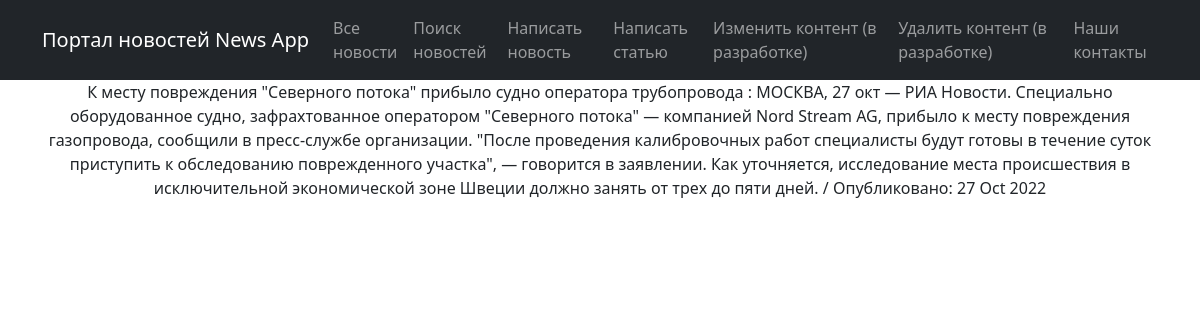
/news/6, run on the app's committed database.
### news_app/models.py (models this page shows, shortened)
class Post(models.Model):
	NEWS = 'NW'
	ARTICLE = 'AR'
	POST_TYPE = (
		(NEWS, 'Новость'),
		(ARTICLE, 'Статья')
	)
	categoryType = models.CharField(max_length=2, choices=POST_TYPE, default=ARTICLE)
	postTime = models.DateTimeField(auto_now_add=True)
	title = models.CharField(max_length=128)
	content = models.TextField()
	rating = models.SmallIntegerField(default=0)
	author = models.ForeignKey(Author, on_delete=models.CASCADE)
	category = models.ManyToManyField(Category, through='PostCategory')

### news_app/views.py (the view)
# urls.py: path('<int:pk>', PostDetail.as_view(), name='posts_detail'),
class PostDetail(DetailView):
    raise_exception = True
    model = Post
    template_name = 'post.html'
    context_object_name = 'post'

### news_app/templatetags/custom_filters.py (called while the page is built)
@register.filter()
def censor(value):
	stop_list_words = ['сосала', 'валят']
	for word in value.split():
		if word.lower() in stop_list_words:
			value = value.replace(word, f'{word[0]}{"*" * (len(word)-1)}')
	return value

### templates/post.html (shortened to what this page needs)
{% extends 'flatpages/default.html' %}
{% load custom_filters %}
{% block content %}
    <td>{{   post.title   }} : </td>
    <td>{{   post.content|censor   }} / </td>
    <td>Опубликовано: {{   post.postTime|date:'d M Y'   }}</td>
{% endblock content %}

### data on the page
Post: title "К месту повреждения \"Северного потока\" прибыло судно оператора трубопровода", content|censor "МОСКВА, 27 окт — РИА Новости. Специально оборудованное судно, зафрахтованное оператором \"Северного потока\" — компанией Nord Stream AG, прибыло к месту повреждения газопровода, сообщили в пресс-службе организации. \"После проведения калибровочных работ специалисты будут готовы в течение суток приступить к обследованию поврежденного участка\", — говорится в заявлении. Как уточняется, исследование места происшествия в исключительной экономической зоне Швеции должно занять от трех до пяти дней.", postTime "27 Oct 2022"
